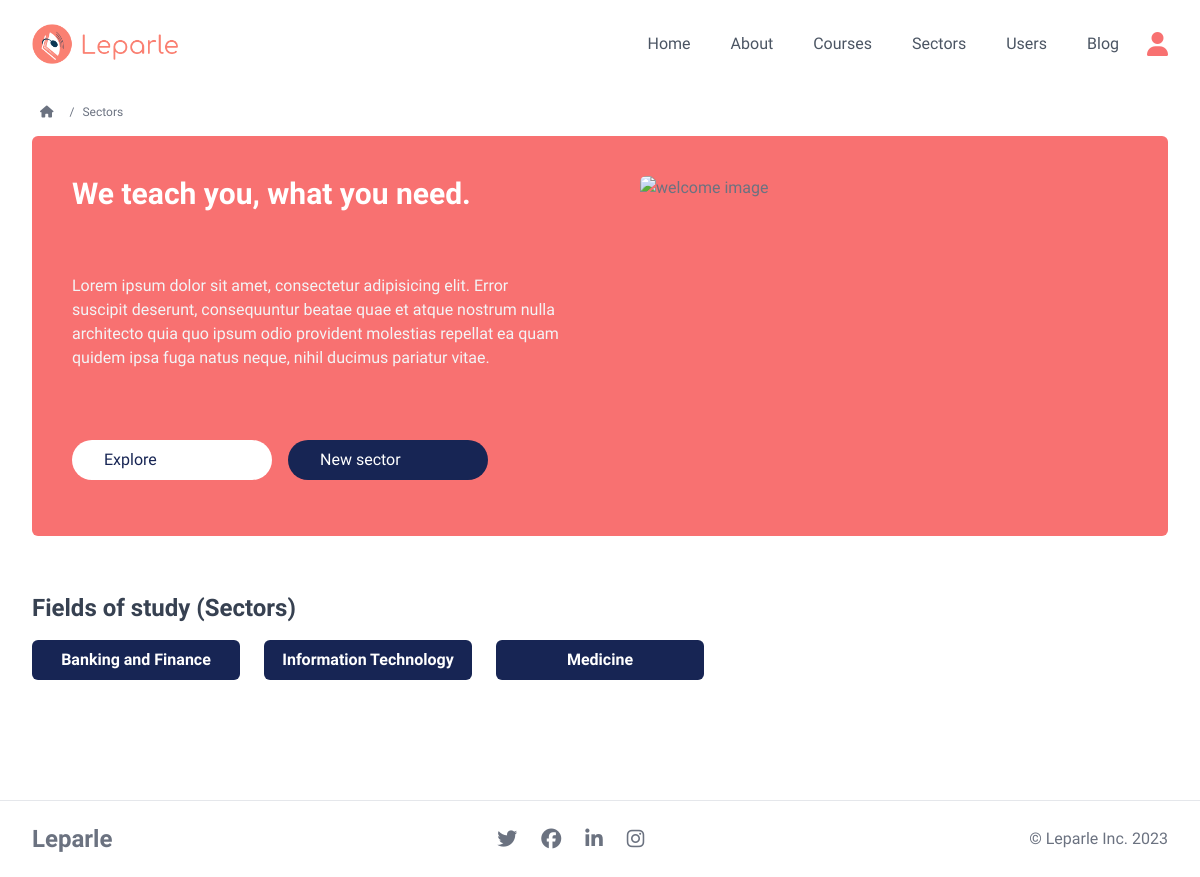
Page /sectors/ (signed in) on the committed database.
### base/models.py (models this page shows, shortened)
class Sector(models.Model):
    name  = models.CharField(max_length=255, unique=True)
    description = models.TextField(blank=True, null=True)
    image = models.ImageField(blank=True, null=True, upload_to = 'sectors')

### base/views.py (the view)
# urls.py: path('sectors/', sectors, name='sectors'),
@login_required(login_url='login')
def sectors(req):
    user = req.user
    courses = Course.objects.all()
    sectors = Sector.objects.all()
    context = {
        "sectors_page": "active",
        'title': 'sectors',
        'courses': courses,
        'sectors': sectors,
    }
    return render(req, 'base/sectors.html', context)

### base/templates/base/sectors.html (shortened to what this page needs)
{% extends 'main.html' %} {% load static %} {% block content %}
<div class="px-8 w-full max-w-[1350px] mx-auto">
  <nav
    class="mx-auto py-2 flex gap-2 items-center text-xs w-full max-w-[1350px]"
  >
    <a
      class="p-2 hover:bg-gray-100 hover:text-indigo-700 rounded-full transition ease-in duration-200"
      href="{% url 'home' %}"
      ><i class="fa-solid fa-house"></i>
    </a>
    /
    <a
      class="hover:text-indigo-700 hover:underline transition ease-in duration-200"
      href="{% url 'sectors' %}"
      >Sectors</a
    >
  </nav>
  <div
    class="mb-4 p-10 mx-auto bg-red-400 grid grid-cols-1 md:grid-cols-2 gap-x-20 w-full max-w-[1350px] rounded-md"
  >
    <article
      class="flex flex-col text-left justify-between items-start text-left"
    >
      <h4 class="mb-2 text-3xl text-white font-bold">
        We teach you, what you need.
      </h4>
      <p class="text-gray-100">
        Lorem ipsum dolor sit amet, consectetur adipisicing elit. Error suscipit
        deserunt, consequuntur beatae quae et atque nostrum nulla architecto
        quia quo ipsum odio provident molestias repellat ea quam quidem ipsa
        fuga natus neque, nihil ducimus pariatur vitae.
      </p>
      <div class="flex gap-4">
        <a
          href="#sectors"
          class="my-4 px-8 py-2 rounded-full flex justify-between items-center bg-white text-blue-950 w-[200px] group"
          >Explore</a>
        <a
          href="{% url 'dashboard' %}#secform"
          class="my-4 px-8 py-2 rounded-full flex justify-between items-center bg-blue-950 text-white w-[200px] group"
          >New sector
        </a>
      </div>
    </article>
    <div>
      <img
        class="w-full h-80 rounded-md object-cover"
        src="{% static 'imgs/books.jpg' %}"
        alt="welcome image"
      />
    </div>
  </div>
  <section id="sectors" class="py-10 bg-white w-full text-left">
    <div class="max-w-[1350px] mx-auto">
      <h3 class="mb-4 mx-auto text-gray-700 text-2xl font-bold">
        Fields of study (Sectors)
      </h3>
      <div class="grid grid-cols-2 md:grid-cols-3 lg:grid-cols-5 gap-6">
        {% for sec in sectors %}
        <a href="{% url 'sectors'  %}">
          <div
            class="flex flex-col bg-blue-950 hover:shadow-md rounded-md group"
          >
            <div class="px-4 py-2 rounded-b-md">
              <h4 class="text-white text-center text-md font-bold">
                {{sec.name}}
              </h4>
            </div>
          </div>
        </a>
        {% endfor %}
      </div>
    </div>
  </section>
</div>
{% endblock %}

### static/styles.css (style rules this page uses)
html { scroll-behavior: smooth; box-sizing: border-box; }

### templates/main.html (style rules this page uses)
body { font-family: "Comfortaa", serif; }

### rows in the picture
Sector: name "Banking and Finance"
Sector: name "Information Technology"
Sector: name "Medicine"
